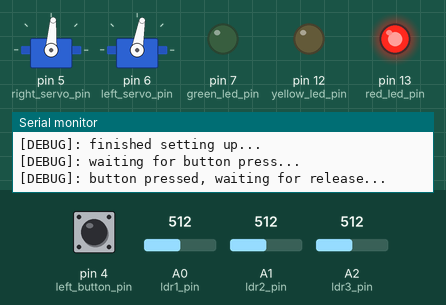
Recording of a sketch running on a simulated Arduino Uno, built with avr-gcc and run on an emulated ATmega328P. Parts: 2 × servo, output pins drawn as LEDs (lit = HIGH), the last lines printed to the serial monitor. Inputs (shaded band) come from the test bench; at power-on: pin 4 (left_button_pin) LOW, A2 (ldr3_pin) = 512, A0 (ldr1_pin) = 512, A1 (ldr2_pin) = 512.

Above: at 0.8 s.
0.9 s: pin 4 (left_button_pin) pulled HIGH for 0.15 s
4.0 s: pin 4 (left_button_pin) pulsed HIGH 2 times (0.12 s each, 0.3 s apart)
At 5.4 s:
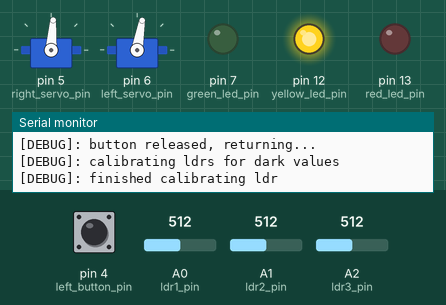
At 7.5 s:
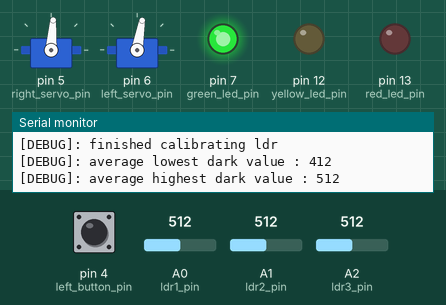
7.6 s: pin 4 (left_button_pin) pulsed HIGH 5 times (0.12 s each, 0.3 s apart)
At 10.4 s:
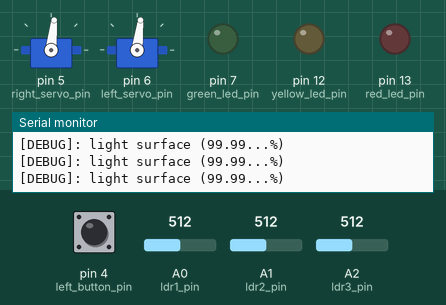
10.7 s: A2 (ldr3_pin) set to 900
Timing chart, 0 to 13.4 s (numbered marks = the images above; inputs shaded):
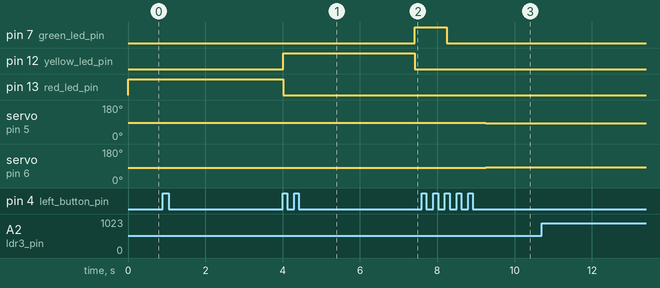

The sketch:

barcode_following.ino
```cpp
/*
  objectives:
  -> read barcode
  -> decide what the barcode stands for:
  -left, right, uturn, stop, invalid
  -> record and store data on how lighting and other things effect the ldr sensor values
  -> comments on the data

  actions:
  invalid = 0
  stop = 1
  right = 2
  left = 3
  uturn = 4

*/

#define DEBUG

#include "debug.hpp"
#include "ldr.hpp"
#include "button.hpp"
#include "led.hpp"
#include "servos.hpp"


#define ldr1_pin A0
#define ldr2_pin A1
#define ldr3_pin A2
const short left_button_pin = 4;
const short right_button_pin = 2;
const short red_led_pin = 13;
const short yellow_led_pin = 12;
const short green_led_pin = 7;
const short right_servo_pin = 5;
const short left_servo_pin = 6;
const short right_servo_stop_value = 86;
const short left_servo_stop_value = 80;
const float time_for_full_rotation_ms = 300; //to be set
const float time_taken_to_travel_30cm = 0; //to be set

c_ldr ldr1;
c_ldr ldr2;
c_ldr ldr3;
c_button left_button;
c_button right_button;
c_led green_led;
c_led red_led;
c_led yellow_led;
c_servos servos;

enum barcode_actions {
  INVALID,
  STOP,
  RIGHT,
  LEFT,
  UTURN
};

void calibrate_ldrs_light() {
  debug_print("calibrating ldrs for light values");
  ldr1.calibrate(true);
  ldr2.calibrate(true);
  ldr3.calibrate(true);

  auto average_lowest_val = (ldr1.get_lowest_light_value() + ldr2.get_lowest_light_value() + ldr3.get_lowest_light_value()) / 3; //adding all ldr values together and diving by 3 to gain an average lowest light value;
  String temp = String("average lowest light value : ");
  temp = temp + average_lowest_val;
  debug_print(temp);
  auto average_highest_val = (ldr1.get_highest_light_value() + ldr2.get_highest_light_value() + ldr3.get_highest_light_value()) / 3; //adding all ldr values together and diving by 3 to gain an average highest light value;
  String temp2 = String("average highest light value : ");
  temp2 = temp2 + average_highest_val;
  debug_print(temp2);

  ldr1.set_lowest_light_value(average_lowest_val);
  ldr2.set_lowest_light_value(average_lowest_val);
  ldr3.set_lowest_light_value(average_lowest_val);

  ldr1.set_highest_light_value(average_highest_val);
  ldr2.set_highest_light_value(average_highest_val);
  ldr3.set_highest_light_value(average_highest_val);
}

void calibrate_ldrs_dark() {
  debug_print("calibrating ldrs for dark values");
  ldr1.calibrate(false);
  ldr2.calibrate(false);
  ldr3.calibrate(false);

  auto average_lowest_val = (ldr1.get_lowest_dark_value() + ldr2.get_lowest_dark_value() + ldr3.get_lowest_dark_value()) / 3; //adding all ldr values together and diving by 3 to gain an average lowest dark value;
  String temp = String("average lowest dark value : ");
  temp = temp + average_lowest_val;
  debug_print(temp);
  auto average_highest_val = (ldr1.get_highest_dark_value() + ldr2.get_highest_dark_value() + ldr3.get_highest_dark_value()) / 3; //adding all ldr values together and diving by 3 to gain an average highest dark value;
  String temp2 = String("average highest dark value : ");
  temp2 = temp2 + average_highest_val;
  debug_print(temp2);

  ldr1.set_lowest_dark_value(average_lowest_val);
  ldr2.set_lowest_dark_value(average_lowest_val);
  ldr3.set_lowest_dark_value(average_lowest_val);

  ldr1.set_highest_dark_value(average_highest_val);
  ldr2.set_highest_dark_value(average_highest_val);
  ldr3.set_highest_dark_value(average_highest_val);
}

void set_leds(bool green, bool yellow, bool red) {
  green_led.set_led(green);
  yellow_led.set_led(yellow);
  red_led.set_led(red);
}

/*
	barcodes format : DL = Double Line, SL = Single Line, SS = Single Spacing
	left : DL, SS, DL, SS, SL, SS, SL
	right : SL, SS, DL, SS, SL, SS, DL
	uturn : SL, SS, SL, SS, DL, SS, SL
	stop : SL, SS, DL, SS, DL, SS, SL
	boogie: DL, SS, SL, SS, SL, SS, DL

	7 inputs to take into account take away either spacing or the lines and then figure out what action to do.
	ignore the double lines..

	Decide how often do we need to check for strips (how quickly do we get through one strip... tbd...)

  unisnged long end_time = millis() + time_wanted;
  while(millis() < end_time){
  //do stuff
  }
  if(millis() >= end_time){
  //times up
  }
*/

void follow_barcode() {
  static bool first_input = true;
  static int strip_counter = 0;
  unsigned long time_taken[8];
  static bool current_strip = false;
  unsigned long strip_start_time;

  if (strip_counter > 8) { //finished reading whole barcode
    //time_taken dark strips = 1,3,5,7
    unsigned long longest_strip_time; //will always be a double strip
    unsigned long second_longest_strip_time; //most likely a double strip except for uturn barcode (only contains one double strip)
    unsigned long shortest_strip_time; //always a single strip
    unsigned long second_shortest_strip_time; //always a single strip
    short longest_strip, second_longest_strip, shortest_strip, second_shortest_strip;

    for (auto i = 0; i < 8; ++i) { //++i since we dont need to read 0 anyway
      if (i != 2 && i != 4 && i != 6) { //filter out light strips since we are comparing dark...
        if (longest_strip_time < time_taken[i]) {
          longest_strip_time = time_taken[i];
          longest_strip = i;
        }
        else if (second_longest_strip_time < time_taken[i]) {
          second_longest_strip_time = time_taken[i];
          second_longest_strip = i;
        }
        else if (second_shortest_strip_time < time_taken[i]) {
          second_shortest_strip_time = time_taken[i];
          second_shortest_strip = i;
        }
        else {
          shortest_strip_time = time_taken[i];
          shortest_strip = i;
        }
      }
    }
    unsigned long dif1 = longest_strip_time - second_longest_strip_time;
    unsigned long dif2 = second_longest_strip_time - second_shortest_strip_time;
    static bool strip_double;
    if (dif1 > dif2) {//most likely a single strip..
      strip_double = false;
    }
    else {//most likely a double strip
      strip_double = true;
    }
    // if (strip_double) { //we have 2 double strips therefore we have 3 options stop,right or left
    /*
        strips : 1, 3, 5 or 7
    */
    if (longest_strip == 1 || second_longest_strip == 1 || longest_strip == 3 || second_longest_strip == 3) { //if strip 1 is a double strip we know its the left barcode
      do_action(LEFT);
    }
    else if (longest_strip == 7 || second_longest_strip == 7 || longest_strip == 3 || second_longest_strip == 3) { //if strip 7 is a double strip we know its the right barcode
      do_action(RIGHT);
    }
    else if (longest_strip == 3 || second_longest_strip == 3 || longest_strip == 5 || second_longest_strip == 5) {
      do_action(STOP);
    }
    // }
    // else { //no second double strip
    //since only one barcode doesnt have 2 double strips it must be the uturn barcode therefore...
    else  if (longest_strip == 5 || second_longest_strip == 5) {
      do_action(UTURN);
    }
    else {
      do_action(INVALID);
    }
    // }
    strip_counter = 0;
    first_input = !first_input; //reseting for a new barcode
  }

  if (first_input) { //our first strip of the barcode
    current_strip = read_current_strip();
    strip_start_time = millis();
    ++strip_counter; //moving onto next strip therefore increase counter
    first_input = !first_input;
  }

  if (current_strip !=  read_current_strip()) { //new strip of barcode
    time_taken[strip_counter] = millis() - strip_start_time; //how long the previous strip was read for (to detect if it was a double or single strip
    String dbg = String("on strip counter: ");
    dbg = dbg + strip_counter;
    debug_print(dbg);
    ++strip_counter; //moving onto next strip therefore increase counter
    strip_start_time = millis(); //setting new strips start time
    current_strip = read_current_strip();
  }
}

bool read_current_strip() { //returns true if surface is light false if not...
  /*
    if (ldr1.is_light() && ldr2.is_light() && ldr3.is_light()) { //we see light surface with 99.99...% certainty
      delay(200);
      if (ldr1.is_light() && ldr2.is_light() && ldr3.is_light()) { //checking twice
        delay(200);
        if (ldr1.is_light() && ldr2.is_light() && ldr3.is_light()) {
          return true;
        };
      }
    }
    else if ((ldr1.is_light() && ldr2.is_light()) ||
             (ldr1.is_light() && ldr3.is_light()) ||
             (ldr2.is_light() && ldr3.is_light())) { //we see light surface with 66.67% certainty therefore dark with 33.33...% certainty
      delay(200);
      if ((ldr1.is_light() && ldr2.is_light()) ||
          (ldr1.is_light() && ldr3.is_light()) ||
          (ldr2.is_light() && ldr3.is_light()))
      {
        delay(200);
        if ((ldr1.is_light() && ldr2.is_light()) ||
            (ldr1.is_light() && ldr3.is_light()) ||
            (ldr2.is_light() && ldr3.is_light()))
        {
          return true;
        }
      }

    }
    else if (ldr1.is_light() || ldr2.is_light() || ldr3.is_light()) {
      delay(200);
      if (ldr1.is_light() || ldr2.is_light() || ldr3.is_light()) {
        delay(200);
        if (ldr1.is_light() || ldr2.is_light() || ldr3.is_light()) {
          return false;
        }
      }
    }
    else {
      return false;
    }
  */


  if (ldr1.is_light() && ldr2.is_light() && ldr3.is_light()) { //we see light surface with 99.99...% certainty
    debug_print("light surface (99.99...%)");
    return true;
  }
  else if ((ldr1.is_light() && ldr2.is_light()) ||
           (ldr1.is_light() && ldr3.is_light()) ||
           (ldr2.is_light() && ldr3.is_light())) { //we see light surface with 66.67% certainty therefore dark with 33.33...% certainty
    debug_print("light surface (66.67%)");
    return true;
  }
  else if (ldr1.is_light() || ldr2.is_light() || ldr3.is_light()) { //we see light surface with 33.33...% certainty therefore dark with 66.67% certainty
    debug_print("dark surface (66.67...%)");
    return false;
  }
  else { //we see dark surface with 99.99...% certainty
    debug_print("dark surface (99.99%)");
    return false;
  }

}


void do_action(int action) {
  switch (action) {
    case INVALID:
      debug_print("invalid action provided, ignoring...");
      servos.set_speed(2, 3);
    case STOP:
      debug_print("Stop action provided, stopping robot...");
      set_leds(0, 0, 1);
      servos.stop();
      while (1) {};
      break;
    case RIGHT:
      debug_print("Turn right action provided, turning 90° clockwise, then continue forward...");
      set_leds(0, 1, 0);
      servos.turn(90, true);
      servos.set_speed(2, 3);
      break;
    case LEFT:
      debug_print("Turn left action provided, turning 90° anti-clockwise, then continue forward...");
      set_leds(1, 0, 0);
      servos.turn(90, false);
      servos.set_speed(2, 3);
      break;
    case UTURN:
      debug_print("U-Turn action provided, turning 180° clockwise, then continue forward...");
      set_leds(1, 1, 0);
      servos.turn(180, true);
      servos.set_speed(2, 3);
      break;
  }
  return;
}

void setup() {
  Serial.begin(9600);
  ldr1.setup(ldr1_pin);
  ldr2.setup(ldr2_pin);
  ldr3.setup(ldr3_pin);
  left_button.setup(left_button_pin);
  right_button.setup(right_button_pin);
  green_led.setup(green_led_pin);
  red_led.setup(red_led_pin);
  yellow_led.setup(yellow_led_pin);
  servos.setup(right_servo_pin, left_servo_pin, right_servo_stop_value, left_servo_stop_value, time_for_full_rotation_ms, time_taken_to_travel_30cm);
  debug_print("finished setting up...");

  servos.stop();
  //do calibrating
  set_leds(0, 0, 1); //red to show left button needs to be pressed
  left_button.wait();  //wait for left button to be pressed before starting calibration
  calibrate_ldrs_light();
  set_leds(0, 1, 0); //yellow to show right button needs to be pressed
  left_button.wait(); //wait for left button to be pressed before starting calibration
    calibrate_ldrs_dark();
  set_leds(1, 0, 0); //done calibrating starting once led is off and start button is pressed (left button again)
  delay(500);
  left_button.wait();  //waiting for start button to be pressed
  set_leds(0, 0, 0);
  delay(1000);
  servos.set_speed(2, 3); //start moving forward at speed of 10(can be changed...) then go into loop.
}

void loop() {
  follow_barcode();
}
```

button.hpp
```cpp
class c_button {
  private:
    int pin;

  public:
    void setup(int _pin) {
      pin = _pin;
      pinMode(pin, INPUT);
    }
    void wait() { //waits for button press...
      debug_print("waiting for button press...");
      while (digitalRead(pin) == HIGH) {
      }
      delay(50);
      debug_print("button pressed, waiting for release...");
      while (digitalRead(pin) == LOW) {

      }
      debug_print("button released, returning...");
      delay(50);
      return;
    }
};
```

debug.hpp
```cpp
void debug_print(String msg) { //just a simple printing method that only works when DEBUG is defined in the program.
#ifdef DEBUG
  String new_msg = String("[DEBUG]: ");
  new_msg = new_msg + msg;
  Serial.println(new_msg);
#endif
}
```

ldr.hpp
```cpp
class c_ldr {
  private:
    int pin;
    int lowest_light_val, highest_light_val, lowest_dark_val, highest_dark_val;
  public:
    void setup(int _pin) {
      pin = _pin;
      pinMode(pin, INPUT);
    }
    int read() {
      return analogRead(pin);
    }
    void calibrate(bool light) { //false for dark calibration
      for (auto i = 0; i < 10; i++) {
        int temp_val = read();
        if (light) {
          if (temp_val > highest_light_val) {
            highest_light_val = temp_val;
            if (lowest_light_val == 0 ) {
              lowest_light_val = highest_light_val - 100;
            }
          }
          else if (temp_val < lowest_light_val || lowest_light_val == 0) {
            lowest_light_val = temp_val;
          }
        }
        else {
          if (temp_val > highest_dark_val) {
            highest_dark_val = temp_val;
            if (lowest_dark_val == 0) {
              lowest_dark_val = highest_dark_val - 100;
            }
          }
          else if (temp_val < lowest_dark_val || lowest_light_val == 0) {
            lowest_dark_val = temp_val;
          }
        }
        delay(100);
      }
      debug_print("finished calibrating ldr");
    }
    bool is_light() { //check to see if ldr sees light(true) or dark(false)
      auto val = read();
      delay(20);
      auto val1 = read();
      delay(20);
      auto val2 = read();
      delay(20);
      auto val3 = read();
      delay(20);
      auto val4 = read();
      auto average_val = ( (val + val1 + val2 + val3 + val4) / 5);
      auto dif = (lowest_light_val - highest_dark_val) / 2;
      if ((lowest_light_val - dif) < average_val && average_val < (highest_light_val + dif + 300)) {
        //debug_print("ldr detected light");
        return true;
      }
      else if (0 < average_val && average_val < (highest_dark_val + dif)) { //(lowest_dark_val - dif)
        //debug_print("ldr detected dark");
        return false;
      }
      else if (average_val == (highest_dark_val + dif)) {
        return false;
      }
      else if (average_val == (lowest_light_val - dif)) {
        return true;
      }
      else {
        /*
          this should probably be changed to decide what the read value is closer
          to or if we should read again to see if there was an error/ inconsistency
        */
        //debug_print("Invalid value, Should re-calibrate lowest and highest values.");
      }
    }
    //getters
    int get_lowest_light_value() {
      return lowest_light_val;
    }
    int get_lowest_dark_value() {
      return lowest_dark_val;
    }
    int get_highest_light_value() {
      return highest_light_val;
    }
    int get_highest_dark_value() {
      return highest_dark_val;
    }
    //setters
    void set_lowest_light_value(int val) {
      lowest_light_val = val;
    }
    void set_lowest_dark_value(int val) {
      lowest_dark_val = val;
    }
    void set_highest_light_value(int val) {
      highest_light_val = val;
    }
    void set_highest_dark_value(int val) {
      highest_dark_val = val;
    }
};
```

led.hpp
```cpp
class c_led {
  private:
    int pin;
  public:
    void setup(int _pin) {
      pin = _pin;
      pinMode(pin, OUTPUT);
    }
    void set_led(bool state) {
      digitalWrite(pin, state);
    }
};
```

Source omitted: servos.hpp (2524 bytes)

Measured:
- after the input at 4.0 s, pin 7 (green_led_pin): LOW → HIGH after 3.4 s
- after the input at 7.6 s, pin 7 (green_led_pin): HIGH → LOW after 0.65 s; servo on pin 5 (right_servo_pin): 86° → 84° after 1.7 s; servo on pin 6 (left_servo_pin): 80° → 83° after 1.7 s
